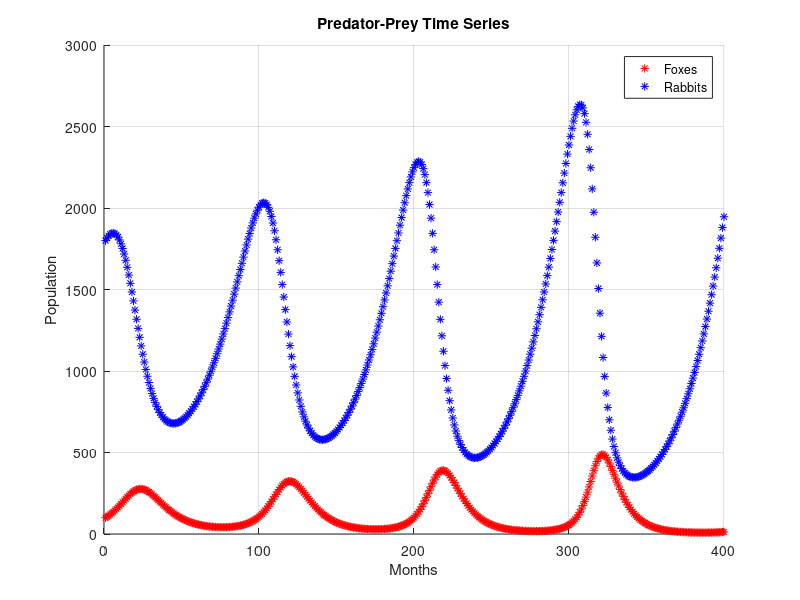
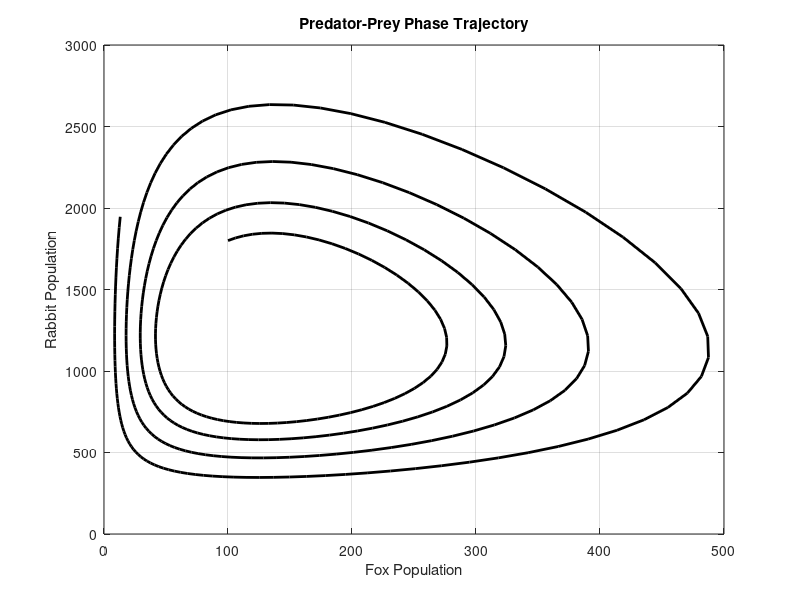

Write MATLAB code to recreate these figures, in order.
N = 400; % Number of months

F = zeros(1, N);
F(1) = 100; % Initial fox population

R = zeros(1, N);
R(1) = 1800; % Initial rabbit population

% Model parameters
a = 1-0.88;
b = 0.0001;
c = 0.0003;
d = 1.039-1;

for n = 1:N-1
    F(n+1) = (1-a) * F(n) + b * R(n) * F(n);
    R(n+1) = (1+d) * R(n) - c * F(n) * R(n);
end

% Plot the time series
figure;
hold on;
plot(1:N, F, '*r'); % Fox population in red
plot(1:N, R, '*b'); % Rabbit population in blue
xlabel('Months');
ylabel('Population');
title('Predator-Prey Time Series');
legend('Foxes', 'Rabbits');
grid on;
hold off;

% Plot the phase plane trajectory
figure;
plot(F, R, 'k', 'LineWidth', 2);
xlabel('Fox Population');
ylabel('Rabbit Population');
title('Predator-Prey Phase Trajectory');
grid on;